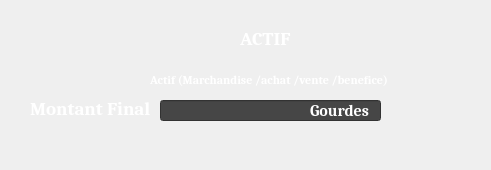
<?xml version="1.0" encoding="UTF-8"?>
<ui version="4.0">
 <class>actif</class>
 <widget class="QDialog" name="actif">
  <property name="geometry">
   <rect>
    <x>0</x>
    <y>0</y>
    <width>491</width>
    <height>170</height>
   </rect>
  </property>
  <property name="windowTitle">
   <string>Dialog</string>
  </property>
  <widget class="QLabel" name="label">
   <property name="geometry">
    <rect>
     <x>240</x>
     <y>30</y>
     <width>61</width>
     <height>16</height>
    </rect>
   </property>
   <property name="font">
    <font>
     <family>Cambria</family>
     <pointsize>14</pointsize>
     <weight>75</weight>
     <bold>true</bold>
    </font>
   </property>
   <property name="styleSheet">
    <string notr="true">color: rgb(255, 255, 255);</string>
   </property>
   <property name="text">
    <string>ACTIF</string>
   </property>
  </widget>
  <widget class="QLabel" name="label_4">
   <property name="geometry">
    <rect>
     <x>150</x>
     <y>70</y>
     <width>261</width>
     <height>20</height>
    </rect>
   </property>
   <property name="font">
    <font>
     <family>Cambria</family>
     <pointsize>9</pointsize>
     <weight>75</weight>
     <bold>true</bold>
    </font>
   </property>
   <property name="styleSheet">
    <string notr="true">color: rgb(255, 255, 255);</string>
   </property>
   <property name="text">
    <string>Actif (Marchandise /achat /vente /benefice)</string>
   </property>
  </widget>
  <widget class="QLineEdit" name="montant">
   <property name="geometry">
    <rect>
     <x>160</x>
     <y>100</y>
     <width>221</width>
     <height>21</height>
    </rect>
   </property>
   <property name="font">
    <font>
     <family>Cambria</family>
     <pointsize>12</pointsize>
     <weight>75</weight>
     <bold>true</bold>
    </font>
   </property>
   <property name="focusPolicy">
    <enum>Qt::ClickFocus</enum>
   </property>
   <property name="styleSheet">
    <string notr="true">background-color: rgb(70, 70, 70);</string>
   </property>
   <property name="cursorPosition">
    <number>0</number>
   </property>
   <property name="clearButtonEnabled">
    <bool>true</bool>
   </property>
  </widget>
  <widget class="QLabel" name="label_2">
   <property name="geometry">
    <rect>
     <x>30</x>
     <y>100</y>
     <width>151</width>
     <height>16</height>
    </rect>
   </property>
   <property name="font">
    <font>
     <family>Cambria</family>
     <pointsize>14</pointsize>
     <weight>75</weight>
     <bold>true</bold>
    </font>
   </property>
   <property name="styleSheet">
    <string notr="true">color: rgb(255, 255, 255);</string>
   </property>
   <property name="text">
    <string>Montant Final</string>
   </property>
  </widget>
  <widget class="QLabel" name="label_3">
   <property name="geometry">
    <rect>
     <x>0</x>
     <y>0</y>
     <width>491</width>
     <height>171</height>
    </rect>
   </property>
   <property name="text">
    <string/>
   </property>
   <property name="pixmap">
    <pixmap resource="../../Documents/Menu/fond2.qrc">:/menu/fond/Fond2.png</pixmap>
   </property>
   <property name="scaledContents">
    <bool>true</bool>
   </property>
  </widget>
  <widget class="QLabel" name="label_5">
   <property name="geometry">
    <rect>
     <x>310</x>
     <y>100</y>
     <width>81</width>
     <height>21</height>
    </rect>
   </property>
   <property name="font">
    <font>
     <family>Cambria</family>
     <pointsize>12</pointsize>
     <weight>75</weight>
     <bold>true</bold>
    </font>
   </property>
   <property name="styleSheet">
    <string notr="true">color: rgb(255, 255, 255);</string>
   </property>
   <property name="text">
    <string>Gourdes</string>
   </property>
  </widget>
  <zorder>label_3</zorder>
  <zorder>label</zorder>
  <zorder>label_4</zorder>
  <zorder>montant</zorder>
  <zorder>label_2</zorder>
  <zorder>label_5</zorder>
 </widget>
 <resources>
  <include location="../../Documents/Menu/fond2.qrc"/>
 </resources>
 <connections/>
</ui>
